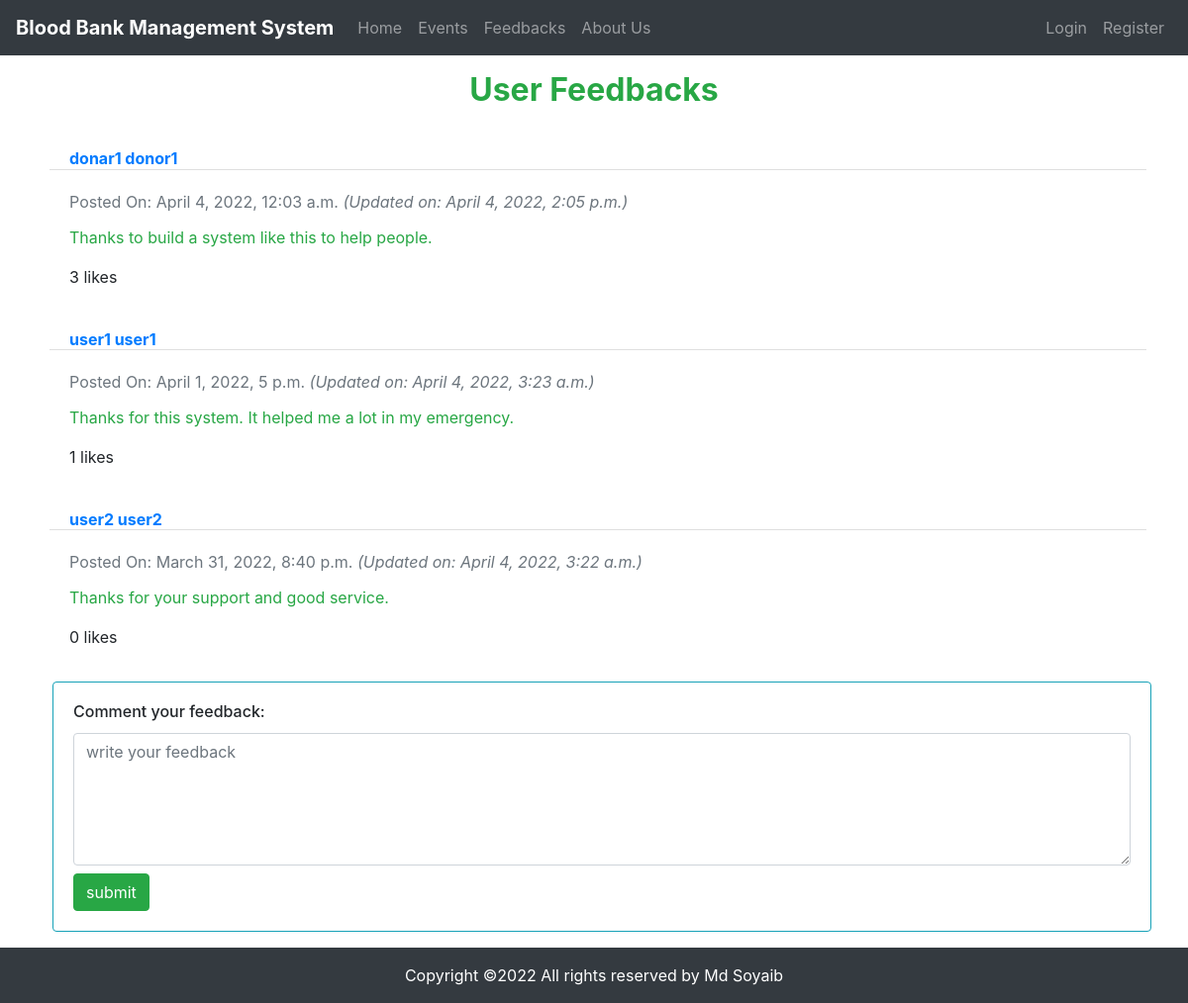
The app's page /feedback, older data.
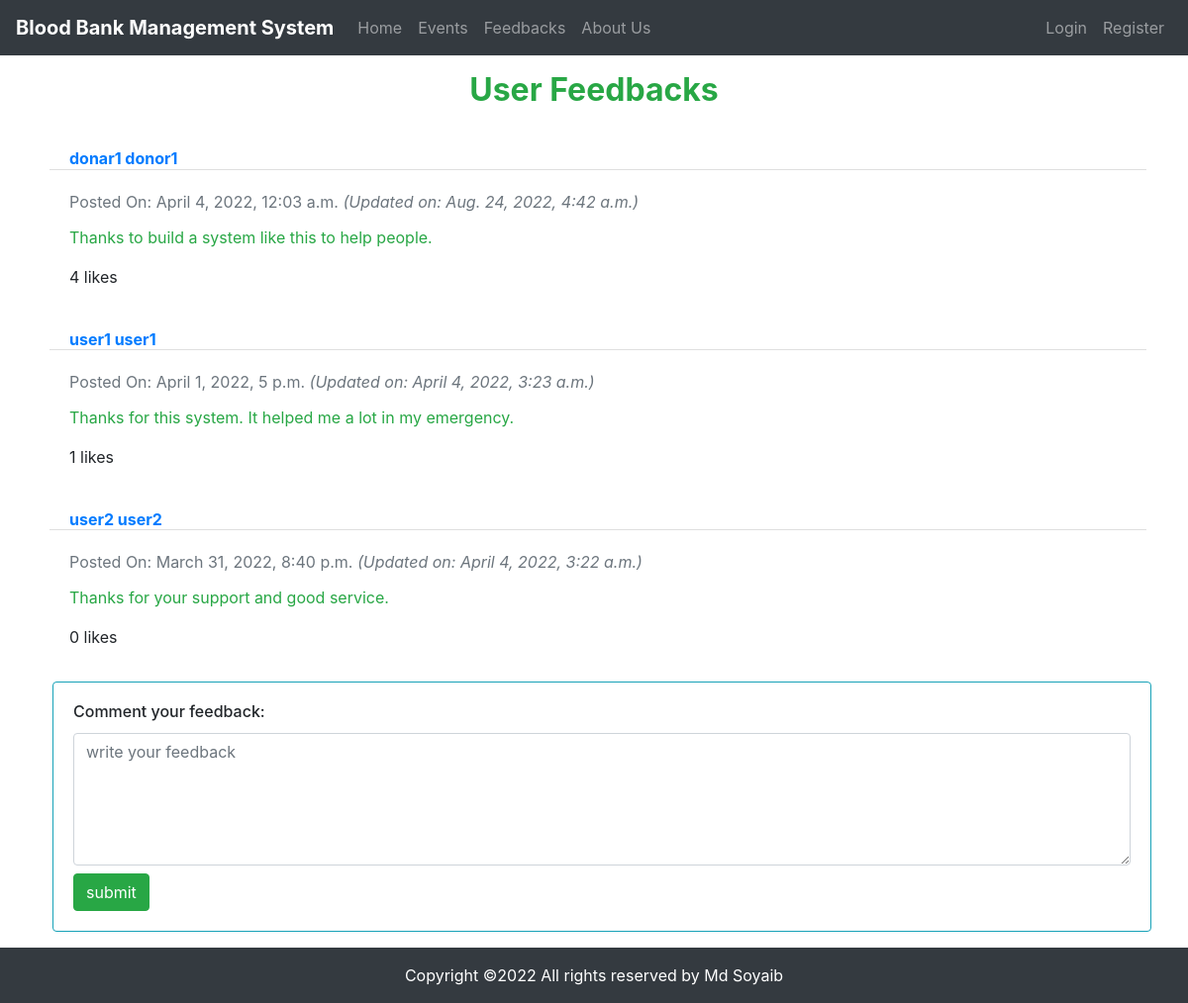
The same page, newer data.
### app/models.py (models this page shows, shortened)
class Feedback(models.Model):
    user = models.ForeignKey(CustomUser, on_delete=models.PROTECT, verbose_name=_("User Name"), null=True, blank=True)
    feedback = models.TextField(null=True, blank=True)
    like = models.PositiveIntegerField(null=True, blank=True, default=0)
    created_at = models.DateTimeField(auto_now_add=True, blank=True, null=True)
    updated_at = models.DateTimeField(auto_now=True, blank=True, null=True)

class CustomUser(AbstractUser):
    email = models.EmailField(max_length=100, blank=True, unique=True, null=True)
    phone = models.CharField(verbose_name=_("Mobile phone"), max_length=14, blank=True, null=True, unique=True)
    city = models.CharField(max_length=50, null=True, blank=True)
    role = models.CharField(max_length=50, null=True, blank=True)
    blood = models.CharField(verbose_name=_("Blood Group"), max_length=10, null=True, blank=True)
    created_at = models.DateTimeField(auto_now_add=True, blank=True, null=True)
    updated_at = models.DateTimeField(auto_now=True, blank=True, null=True)

### app/views.py (the view, shortened to what this page needs)
# urls.py: path('feedback', Feedbacks.as_view(), name="feedback"),
class Feedbacks(View):
    def get(self, request):
        user=request.user
        feedback = Feedback.objects.all().order_by('-id')
        return render(request, 'feedback.html', {'feedback': feedback})

### templates/feedback.html (shortened to what this page needs)
{% extends 'base.html' %}
{% block content %}
    <div class="container">
        <div class="row">
            <div class="col-lg-12 text-center pt-3 pb-3 text-success">
                <h2><b>User Feedbacks</b></h2>
            </div>
            {% for feedback in feedback %}
            <div class="col-lg-12 m-1">
                <div class="card border border-white">
                    <h6 class="card-header bg-white pb-0 text-primary"><b>{{feedback.user.first_name}} {{feedback.user.last_name}}</b></h6>
                    <div class="card-body">
                        <p class="card-title text-secondary pt-0">Posted On: {{feedback.created_at}} <i>(Updated on: {{feedback.updated_at}})</i></p>
                        <p class="card-text text-success">{{feedback.feedback}}</p>
                        {% if user.is_authenticated %}
                        <p class="card-text">
                            <form action="like_feedback/{{feedback.id}}" method="post">
                                {% csrf_token %}
                                {{feedback.like}} likes
                                <button class="btn btn-info" type="submit">Like <i class="fa fa-thumbs-up" aria-hidden="true"></i></a></button>
                            </form>
                        </p>
                        {% else %}
                        <p class="card-text">{{feedback.like}} likes</p>
                        {% endif %}
                    </div>
                </div>
            </div>
            {% endfor %}
            <div class="col-lg-12 ml-2 mt-2 mr-2 mb-3">
                <div class="card border border-info">
                    <div class="card-body">
                        <form method="post" action="feedback">
                            <h6 class="card-title">Comment your feedback: </h6>
                            <textarea class="form-control" rows="5" id="feedback" name="feedback" placeholder="write your feedback"></textarea>
                            <input type="submit" class="fourth ml-0 mt-2 mb-0 btn btn-success" value="submit">
                        </form>
                    </div>
                </div>
            </div>
        </div>
    </div>
{% endblock content %}

Row changes from the older to the newer data that the page shows:
changed Feedback "Thanks to build a system like this to help people.": updated_at "April 4, 2022, 2:05 p.m." → "Aug. 24, 2022, 4:42 a.m."; like "3" → "4"
